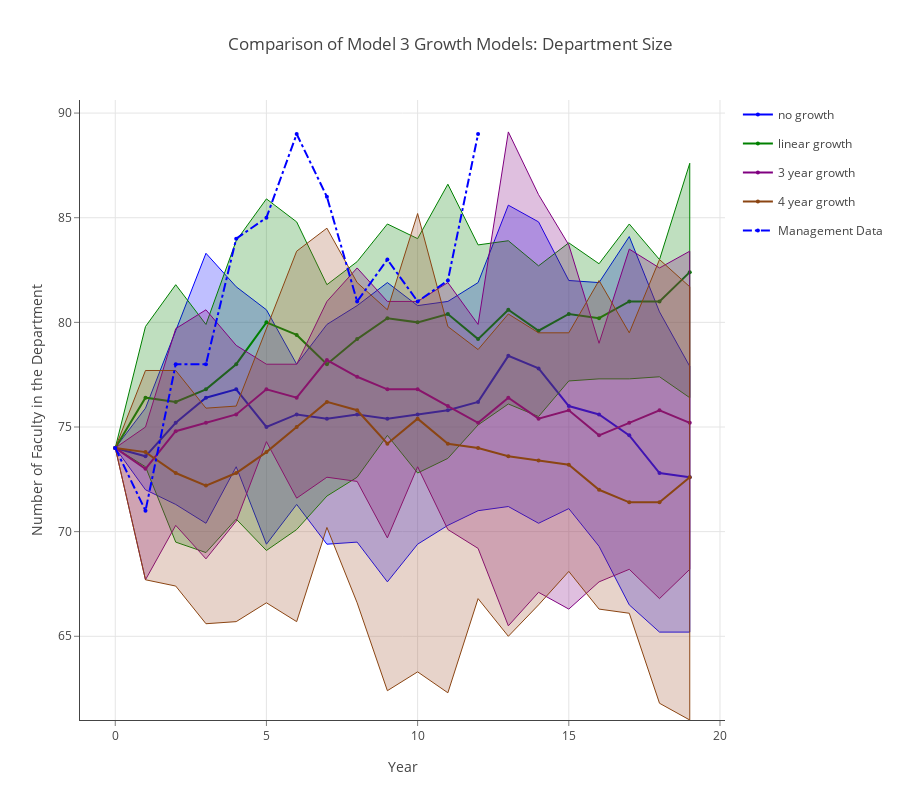

This figure's notebook cell:
### Markdown cell above
## Comparison of Model 3 Growth Models: Department Size

### Code cell
data = []
linecolors = ['rgb(0,0,255)', 'rgb(0,128,0)', 'rgb(128,0,128)', 'rgb(139,69,19)']
fillcolors = ['rgba(0,0,255,0.25)', 'rgba(0,128,0,0.25)', 'rgba(128,0,128,0.25)', 'rgba(160,82,45,0.25)']

for k,v in enumerate(results.mlist):
    data.append(go.Scatter(
        x=np.append(v.summary_matrix['yr'], v.summary_matrix['yr'].values[::-1]),
        y=np.append(v.summary_matrix['deptn_975'], v.summary_matrix['deptn_025'].values[::-1]),
        fill='tozerox',
        fillcolor=fillcolors[k],
        line=dict(color=linecolors[k],
                 width=1),
        legendgroup=legend_labels[k],
        showlegend=False,
        mode='lines',
        name=legend_labels[k],
    ))

    data.append(go.Scatter(
        x=v.summary_matrix['yr'],
        y=v.summary_matrix['deptn_avg'],
        line=dict(color=linecolors[k],
                 width=2),
        legendgroup=legend_labels[k],
        showlegend=True,
        marker=dict(
            size=4),
        mode='lines+markers',
        name=legend_labels[k],
    ))


data.append(go.Scatter(
    x=v.summary_matrix['yr'], 
    y=v.summary_matrix['act_deptn'],
    line=dict(color='blue',
             dash='dashdot'),
    name='Management Data',
    mode='lines+markers',
    marker=dict(
        size=4),

))
    
layout = go.Layout(
    title='Comparison of Model 3 Growth Models: Department Size',
    height=800,
    width=900,
    paper_bgcolor='rgb(255,255,255)',
    plot_bgcolor='rgb(255,255,255)',
    xaxis=dict(
        visible=True,
        title='Year',
        gridcolor='rgb(229,229,229)',
        showgrid=True,
        showline=True,
        showticklabels=True,
        tickcolor='rgb(127,127,127)',
        ticks='outside',
        zeroline=False
    ),
    yaxis=dict(
        title='Number of Faculty in the Department',
        gridcolor='rgb(229,229,229)',
        showgrid=True,
        showline=True,
        showticklabels=True,
        tickcolor='rgb(127,127,127)',
        ticks='outside',
        zeroline=False
    ),
)
fig = go.Figure(data=data, layout=layout)
plotly.offline.iplot(fig, filename= 'shaded_lines')

# export image for ingestion to pdf file.
if not os.path.exists('images'):
    os.mkdir('images')
pio.write_image(fig, 'images/dept_size_plot.png')

### Figure 1 — Plotly figure (JSON) as saved in the notebook; plotly's stock layout.template omitted (floating-point values rounded to 4 significant figures)
{"data": [{"fill": "tozerox", "fillcolor": "rgba(0,0,255,0.25)", "legendgroup": "no growth", "line": {"color": "rgb(0,0,255)", "width": 1}, "mode": "lines", "name": "no growth", "showlegend": false, "type": "scatter", "uid": "70da5531-a3f0-44d9-98b9-ac43bea70e64", "x": [0, 1, 2, 3, 4, 5, 6, 7, 8, 9, 10, 11, 12, 13, 14, 15, 16, 17, 18, 19, 19, 18, 17, 16, 15, 14, 13, 12, 11, 10, 9, 8, 7, 6, 5, 4, 3, 2, 1, 0], "y": [74, 75.9, 79.6, 83.3, 81.7, 80.6, 78, 79.9, 80.8, 81.9, 80.8, 81, 81.9, 85.6, 84.8, 82, 81.9, 84.1, 80.5, 77.9, 65.2, 65.2, 66.5, 69.3, 71.1, 70.4, 71.2, 71, 70.3, 69.4, 67.6, 69.5, 69.4, 71.3, 69.4, 73.1, 70.4, 71.3, 72, 74]}, {"legendgroup": "no growth", "line": {"color": "rgb(0,0,255)", "width": 2}, "marker": {"size": 4}, "mode": "lines+markers", "name": "no growth", "showlegend": true, "type": "scatter", "uid": "5b7e0310-e724-4aa4-96a1-de8a36dcfe27", "x": [0, 1, 2, 3, 4, 5, 6, 7, 8, 9, 10, 11, 12, 13, 14, 15, 16, 17, 18, 19], "y": [74, 73.6, 75.2, 76.4, 76.8, 75, 75.6, 75.4, 75.6, 75.4, 75.6, 75.8, 76.2, 78.4, 77.8, 76, 75.6, 74.6, 72.8, 72.6]}, {"fill": "tozerox", "fillcolor": "rgba(0,128,0,0.25)", "legendgroup": "linear growth", "line": {"color": "rgb(0,128,0)", "width": 1}, "mode": "lines", "name": "linear growth", "showlegend": false, "type": "scatter", "uid": "8d8c0d0d-536a-4074-93c7-36a0c872a0e4", "x": [0, 1, 2, 3, 4, 5, 6, 7, 8, 9, 10, 11, 12, 13, 14, 15, 16, 17, 18, 19, 19, 18, 17, 16, 15, 14, 13, 12, 11, 10, 9, 8, 7, 6, 5, 4, 3, 2, 1, 0], "y": [74, 79.8, 81.8, 79.9, 83.9, 85.9, 84.8, 81.8, 82.9, 84.7, 84, 86.6, 83.7, 83.9, 82.7, 83.8, 82.8, 84.7, 83, 87.6, 76.4, 77.4, 77.3, 77.3, 77.2, 75.5, 76.1, 75.1, 73.5, 72.8, 74.6, 72.6, 71.7, 70.1, 69.1, 70.6, 69, 69.5, 73.1, 74]}, {"legendgroup": "linear growth", "line": {"color": "rgb(0,128,0)", "width": 2}, "marker": {"size": 4}, "mode": "lines+markers", "name": "linear growth", "showlegend": true, "type": "scatter", "uid": "082568cd-0775-483a-b233-23354c5a7061", "x": [0, 1, 2, 3, 4, 5, 6, 7, 8, 9, 10, 11, 12, 13, 14, 15, 16, 17, 18, 19], "y": [74, 76.4, 76.2, 76.8, 78, 80, 79.4, 78, 79.2, 80.2, 80, 80.4, 79.2, 80.6, 79.6, 80.4, 80.2, 81, 81, 82.4]}, {"fill": "tozerox", "fillcolor": "rgba(128,0,128,0.25)", "legendgroup": "3 year growth", "line": {"color": "rgb(128,0,128)", "width": 1}, "mode": "lines", "name": "3 year growth", "showlegend": false, "type": "scatter", "uid": "cd3102b8-cc89-45d2-88ed-2668b089d3ac", "x": [0, 1, 2, 3, 4, 5, 6, 7, 8, 9, 10, 11, 12, 13, 14, 15, 16, 17, 18, 19, 19, 18, 17, 16, 15, 14, 13, 12, 11, 10, 9, 8, 7, 6, 5, 4, 3, 2, 1, 0], "y": [74, 75, 79.7, 80.6, 78.9, 78, 78, 81, 82.6, 81, 81, 81.9, 79.9, 89.1, 86.1, 83.7, 79, 83.5, 82.6, 83.4, 68.2, 66.8, 68.2, 67.6, 66.3, 67.1, 65.5, 69.2, 70.1, 73.1, 69.7, 72.4, 72.6, 71.6, 74.3, 70.5, 68.7, 70.3, 67.7, 74]}, {"legendgroup": "3 year growth", "line": {"color": "rgb(128,0,128)", "width": 2}, "marker": {"size": 4}, "mode": "lines+markers", "name": "3 year growth", "showlegend": true, "type": "scatter", "uid": "c1c3ec50-1fc6-440f-84dd-18ee95dcf7bb", "x": [0, 1, 2, 3, 4, 5, 6, 7, 8, 9, 10, 11, 12, 13, 14, 15, 16, 17, 18, 19], "y": [74, 73, 74.8, 75.2, 75.6, 76.8, 76.4, 78.2, 77.4, 76.8, 76.8, 76, 75.2, 76.4, 75.4, 75.8, 74.6, 75.2, 75.8, 75.2]}, {"fill": "tozerox", "fillcolor": "rgba(160,82,45,0.25)", "legendgroup": "4 year growth", "line": {"color": "rgb(139,69,19)", "width": 1}, "mode": "lines", "name": "4 year growth", "showlegend": false, "type": "scatter", "uid": "ba3b1ece-5ddf-478c-91f1-2724c002f4cf", "x": [0, 1, 2, 3, 4, 5, 6, 7, 8, 9, 10, 11, 12, 13, 14, 15, 16, 17, 18, 19, 19, 18, 17, 16, 15, 14, 13, 12, 11, 10, 9, 8, 7, 6, 5, 4, 3, 2, 1, 0], "y": [74, 77.7, 77.7, 75.9, 76, 79.7, 83.4, 84.5, 81.9, 80.6, 85.2, 79.8, 78.7, 80.4, 79.5, 79.5, 82, 79.5, 83, 81.7, 61, 61.8, 66.1, 66.3, 68.1, 66.5, 65, 66.8, 62.3, 63.3, 62.4, 66.6, 70.2, 65.7, 66.6, 65.7, 65.6, 67.4, 67.7, 74]}, {"legendgroup": "4 year growth", "line": {"color": "rgb(139,69,19)", "width": 2}, "marker": {"size": 4}, "mode": "lines+markers", "name": "4 year growth", "showlegend": true, "type": "scatter", "uid": "883ecbe5-34a8-42e7-9bdb-fe7e4dd1eede", "x": [0, 1, 2, 3, 4, 5, 6, 7, 8, 9, 10, 11, 12, 13, 14, 15, 16, 17, 18, 19], "y": [74, 73.8, 72.8, 72.2, 72.8, 73.8, 75, 76.2, 75.8, 74.2, 75.4, 74.2, 74, 73.6, 73.4, 73.2, 72, 71.4, 71.4, 72.6]}, {"line": {"color": "blue", "dash": "dashdot"}, "marker": {"size": 4}, "mode": "lines+markers", "name": "Management Data", "type": "scatter", "uid": "c2128462-5e17-4de8-a907-d29d9eba53e3", "x": [0, 1, 2, 3, 4, 5, 6, 7, 8, 9, 10, 11, 12, 13, 14, 15, 16, 17, 18, 19], "y": [74, 71, 78, 78, 84, 85, 89, 86, 81, 83, 81, 82, 89, null, null, null, null, null, null, null]}], "layout": {"height": 800, "paper_bgcolor": "rgb(255,255,255)", "plot_bgcolor": "rgb(255,255,255)", "title": {"text": "Comparison of Model 3 Growth Models: Department Size"}, "width": 900, "xaxis": {"gridcolor": "rgb(229,229,229)", "showgrid": true, "showline": true, "showticklabels": true, "tickcolor": "rgb(127,127,127)", "ticks": "outside", "title": {"text": "Year"}, "visible": true, "zeroline": false}, "yaxis": {"gridcolor": "rgb(229,229,229)", "showgrid": true, "showline": true, "showticklabels": true, "tickcolor": "rgb(127,127,127)", "ticks": "outside", "title": {"text": "Number of Faculty in the Department"}, "zeroline": false}}}
